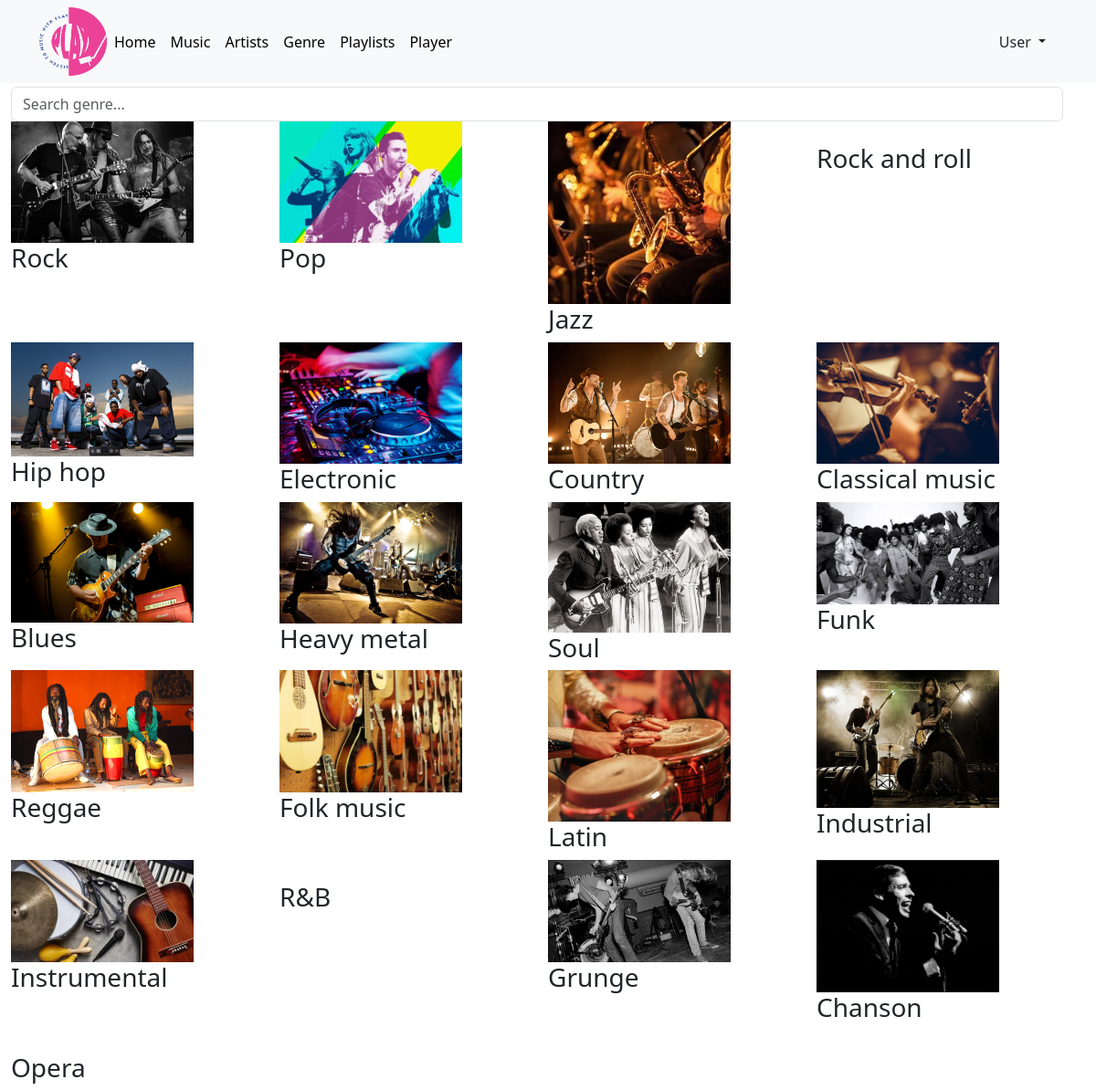
Page /genre/ on the committed database.
### genre_app/models.py (models this page shows, shortened)
class Genre(models.Model):
    name = models.CharField(max_length=155)
    image = models.ImageField(upload_to=upload_image, blank=True)
    slug = models.SlugField(max_length=255, unique=True, db_index=True, verbose_name='URL', default=uuid.uuid1)

### genre_app/views.py (the view)
# urls.py: path('genre/', views.GenreView.as_view(), name='genre'),
class GenreView(ListView):
    model = Genre
    template_name = '../templates/genre_app/genres.html'
    context_object_name = 'genres'

### templates/genre_app/genres.html (shortened to what this page needs)
{% extends 'includes/base.html' %}
{% load static %}
{% block content  %}
    <div class="row singer_container container-fluid">
        <h1 class="title">Genres</h1>
        {% if genres %}
        <form class='search' autocomplete='off'>
            <div class='autocomplete'>
                <input type='text' id='filter' onkeyup='filter_search()' placeholder='Search genre...' class='form-control me-2'>
            </div>
        </form>
        {% endif %}
        {% for genre in genres %}
        <div class="col-lg-3 col-md-4 col-sm-12 block">
            <div class="singer_box">
                <div class="singer_image">
                    <a href="{% url 'genre_app:detail' genre.slug %}">
                        <img src="{% if genre.image %}{{ genre.image.url }}{% endif %}" alt="" width="200">
                    </a>
                </div>
                <div class="singer_name"><h3 class="name">{{ genre.name }}</h3></div>
            </div>
        </div>
        {% endfor %}
    </div>
{% endblock %}

### static_files/static/css/style.css (style rules this page uses)
* { margin: 0; padding: 0; list-style: none; text-decoration: none; box-sizing: border-box; }
html { height: 100%; width: 100%; }
body { overflow-x: hidden; height: 100%; background-color: #fff; }
.title { color: #eb4298; margin-bottom: 35px; text-align: center; font-size: 50px; }

### rows in the picture
Genre: image (picture), name "Rock"
Genre: image (picture), name "Pop"
Genre: image (picture), name "Jazz"
Genre: name "Rock and roll"
Genre: image (picture), name "Hip hop"
Genre: image (picture), name "Electronic"
Genre: image (picture), name "Country"
Genre: image (picture), name "Classical music"
Genre: image (picture), name "Blues"
Genre: image (picture), name "Heavy metal"
Genre: image (picture), name "Soul"
Genre: image (placeholder picture), name "Funk"
Genre: image (picture), name "Reggae"
Genre: image (picture), name "Folk music"
Genre: image (picture), name "Latin"
Genre: image (picture), name "Industrial"
Genre: image (picture), name "Instrumental"
Genre: name "R&B"
Genre: image (placeholder picture), name "Grunge"
Genre: image (picture), name "Chanson"
Genre: name "Opera"
